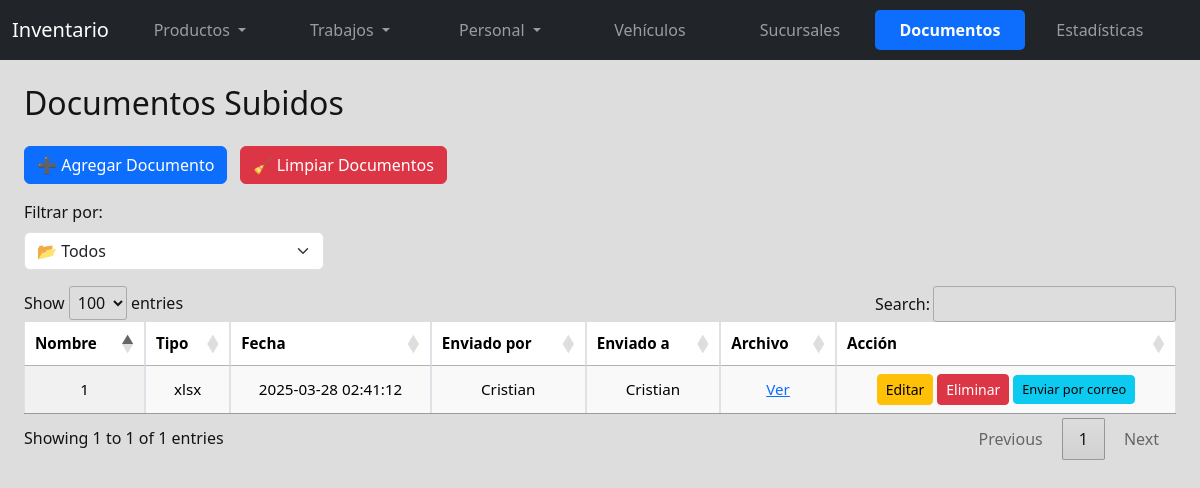
The app's page /documentos.php (signed in) with its own data.
### tables this page shows
CREATE TABLE `documento` (
  `iddocumento` int(11) NOT NULL,
  `nombre` varchar(255) NOT NULL,
  `archivo` varchar(255) NOT NULL,
  `tipo` varchar(100) DEFAULT NULL,
  `fecha_subida` datetime DEFAULT current_timestamp(),
  `usuario_origen` int(11) NOT NULL,
  `usuario_destino` int(11) DEFAULT NULL,
  `eliminado` tinyint(1) DEFAULT 0,
  `eliminado_origen` tinyint(1) DEFAULT 0,
  `eliminado_destino` tinyint(1) DEFAULT 0
);

CREATE TABLE `usuario` (
  `idusuario` int(11) NOT NULL,
  `nombre` varchar(255) NOT NULL,
  `email` varchar(100) NOT NULL,
  `password` varchar(255) NOT NULL COMMENT 'Contraseña encriptada del usuario',
  `rol` varchar(50) NOT NULL DEFAULT 'usuario'
);

### documentos.php (the view, shortened to what this page needs)
<?php
include 'db.php';
?>
<!DOCTYPE html>
<html lang="es">
<head>
    <link href="https://cdn.jsdelivr.net/npm/bootstrap@5.3.0/dist/css/bootstrap.min.css" rel="stylesheet">
    <link rel="stylesheet" href="css/style.css">
<link rel="stylesheet" href="https://cdn.jsdelivr.net/npm/sweetalert2@11/dist/sweetalert2.min.css">
<link href="https://cdn.jsdelivr.net/npm/bootstrap@5.3.2/dist/css/bootstrap.min.css" rel="stylesheet">
<link href="https://cdn.jsdelivr.net/npm/select2@4.1.0-rc.0/dist/css/select2.min.css" rel="stylesheet" />
<link rel="stylesheet" href="https://cdn.datatables.net/1.13.6/css/jquery.dataTables.min.css">
</head>
<body>
<?php $pagina = basename($_SERVER['PHP_SELF']); ?>
<nav class="navbar navbar-expand-lg navbar-dark bg-dark fixed-top">
    <div class="container-fluid">
        <a class="navbar-brand" href="#">Inventario</a>
        <div class="collapse navbar-collapse justify-content-center" id="navbarNav">
            <ul class="navbar-nav">
                <li class="nav-item dropdown">
                    <a class="nav-link dropdown-toggle <?= ($pagina == 'index.php' || $pagina == 'activos.php') ? 'active-parent' : '' ?>"
                       href="#" id="inventarioDropdown" role="button" data-bs-toggle="dropdown" aria-expanded="false">
                        Productos
                    </a>
                </li>
                <li class="nav-item dropdown">
                    <a class="nav-link dropdown-toggle <?= in_array($pagina, ['trabajos.php','clientes.php','devoluciones.php','ordenesCompra.php']) ? 'active-parent' : '' ?>"
                       href="#" id="trabajosDropdown" role="button" data-bs-toggle="dropdown" aria-expanded="false">
                        Trabajos
                    </a>
                </li>
                <li class="nav-item dropdown">
                    <a class="nav-link dropdown-toggle <?= in_array($pagina, ['empleados.php','usuarios.php']) ? 'active-parent' : '' ?>"
                       href="#" id="personalDropdown" role="button" data-bs-toggle="dropdown" aria-expanded="false">
                        Personal
                    </a>
                </li>
                <li class="nav-item"><a class="nav-link <?= ($pagina == 'vehiculos.php') ? 'active' : '' ?>" href="vehiculos.php">Vehículos</a></li>
                <li class="nav-item"><a class="nav-link <?= ($pagina == 'sucursal.php') ? 'active' : '' ?>" href="sucursal.php">Sucursales</a></li>
                <li class="nav-item"><a class="nav-link <?= ($pagina == 'documentos.php') ? 'active' : '' ?>" href="documentos.php">Documentos</a></li>
                <li class="nav-item"><a class="nav-link <?= ($pagina == 'estadisticas.php') ? 'active' : '' ?>" href="estadisticas.php">Estadísticas</a></li>
                <li class="nav-item"><a class="nav-link <?= ($pagina == 'historial.php') ? 'active' : '' ?>" href="historial.php">Historial</a></li>
            </ul>
        </div>
    </div>
</nav>
<div class="container mt-4">
    <h2 class="mb-4">Documentos Subidos</h2>
    <button class="btn btn-primary mb-3" data-bs-toggle="modal" data-bs-target="#modalAgregar">➕ Agregar Documento</button>
    <?php if ($_SESSION['rol'] === 'Administrador'): ?>
    <button id="btnLimpiarDocumentos" class="btn btn-danger mb-3 ms-2">
        🧹 Limpiar Documentos
    </button>
<?php endif; ?>
    <div class="mb-3">
        <label for="filtroDocumentos" class="form-label">Filtrar por:</label>
        <select id="filtroDocumentos" class="form-select" style="max-width: 300px;">
            <option value="">📂 Todos</option>
        </select>
    </div>
    <table id="tablaDocumentos" class="display table table-bordered">
        <thead>
            <tr>
                <th>Nombre</th>
                <th>Tipo</th>
                <th>Fecha</th>
                <th>Enviado por</th>
                <th>Enviado a</th>
                <th>Archivo</th>
                <th>Acción</th>
            </tr>
        </thead>
        <tbody>
            <?php
$id_usuario = $_SESSION['usuario_id'];
$where = "(
    (d.usuario_origen = $id_usuario AND d.eliminado_origen = 0) OR
    (d.usuario_destino = $id_usuario AND d.eliminado_destino = 0)
)";
$query = "
    SELECT d.*,
           u1.nombre AS origen,
           u2.nombre AS destino
    FROM documento d
    LEFT JOIN usuario u1 ON d.usuario_origen = u1.idusuario
    LEFT JOIN usuario u2 ON d.usuario_destino = u2.idusuario
    WHERE $where
    ORDER BY d.fecha_subida DESC
";
            $documentos = mysqli_query($conn, $query);
            while ($doc = mysqli_fetch_assoc($documentos)) {
                $tipo = ($doc['usuario_destino'] == $id_usuario) ? 'recibido' : 'enviado';
                echo "<tr class='$tipo'>
                    <td>{$doc['nombre']}</td>
                    <td>{$doc['tipo']}</td>
                    <td>{$doc['fecha_subida']}</td>
                    <td>{$doc['origen']}</td>
                    <td>{$doc['destino']}</td>
                    <td><a href='documentos/{$doc['archivo']}' target='_blank'>Ver</a></td>
                    <td>
    <button class='btn btn-sm btn-warning'
            data-bs-toggle='modal'
            data-bs-target='#modalEditar{$doc['iddocumento']}'>Editar</button>
    <button class='btn btn-sm btn-danger btnEliminarDocumento'
        data-id='{$doc['iddocumento']}'>
    Eliminar
</button>
    <a href='enviar_documento.php?id={$doc['iddocumento']}'
       class='btn btn-sm btn-info'>Enviar por correo</a>
</td>
                </tr>";
            }
            ?>
        </tbody>
    </table>
</div>
</body>
</html>

### css/style.css (style rules this page uses)
.navbar-nav { display: flex; justify-content: center; width: 100%; }
.navbar-nav .nav-item { flex: 1; text-align: center; min-width: 150px; }
.navbar { height: 60px; padding: 10px 15px; display: flex; align-items: center; }
.btn-primary { background: #007bff; border: none; padding: 8px 12px; font-size: 0.9rem; border-radius: 6px; transition: 0.3s; }
.btn-danger { background: #dc3545; border: none; padding: 8px 12px; font-size: 0.9rem; border-radius: 6px; transition: 0.3s; }
.container { max-width: 98% !important; padding: 0 15px; }
.table { width: 100% !important; table-layout: auto !important; font-size: 0.95rem; }
.table th, .table td { vertical-align: middle; padding: 14px; text-align: center; white-space: nowrap; }
.table thead { background-color: #343a40; color: #ffffff; }
.table td a.btn { padding: 4px 8px; font-size: 0.8rem; white-space: nowrap; }

### documentos.php (style rules this page uses)
body { background-color:rgb(221, 221, 221); color:rgb(20, 20, 20); }
.navbar .nav-link.active, .navbar .dropdown-item.active-item { background-color: #0d6efd; color: white !important; font-weight: bold; border-radius: 5px; }
@media (min-width: 579px) { body { padding-top: 60px; } }

### records on screen
documento: nombre "1", tipo "xlsx", fecha_subida "2025-03-28 02:41:12", usuario_origen.nombre "Cristian"
